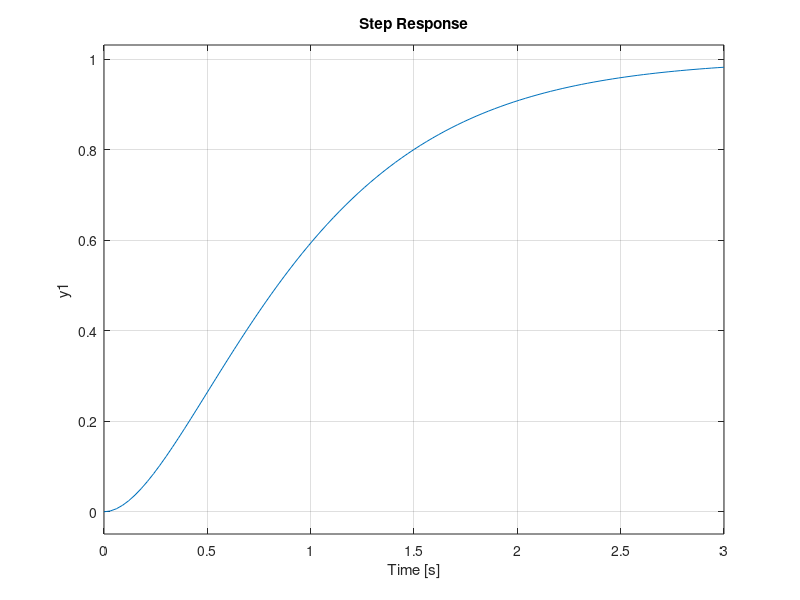

MATLAB code for this plot:
s = tf('s');
sys = tf([0 0 4],[1 4 0]);

T = feedback(sys,1);

%subplot(2,1,1)
%step(sys)
%subplot(2,1,2)
%impulse(T)


step(T);